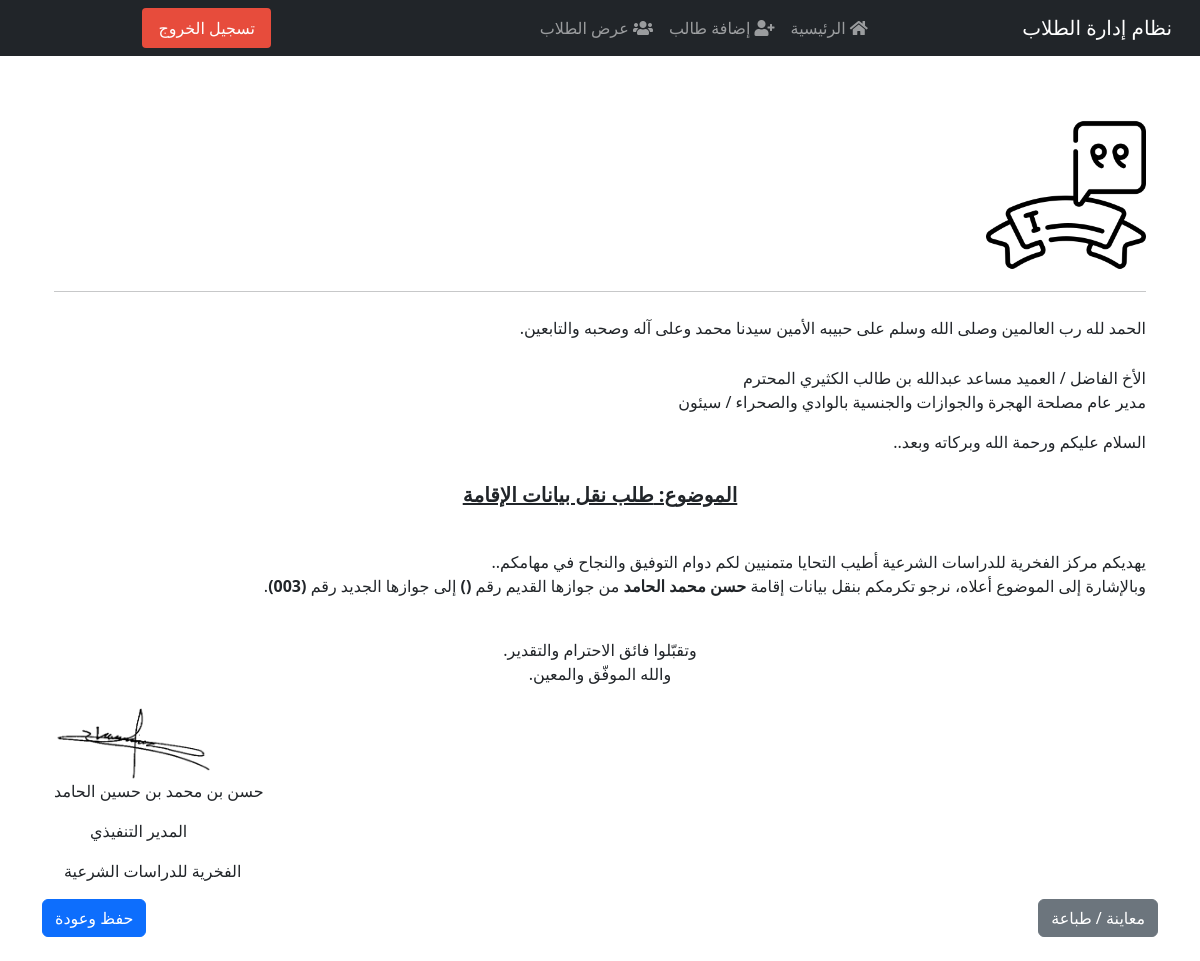
The app's page /23/directives/passport/transfer-residence/ (signed in) with its own data.
### students/models.py (models this page shows, shortened)
class Correspondent(models.Model):
    category = models.CharField(max_length=50, unique=True)
    name     = models.CharField(max_length=100)
    title    = models.CharField(max_length=100, blank=True)
    class Meta:
        verbose_name        = "الاسم"
        verbose_name_plural = "إدارة التوجيهات والمراسلات"

class Student(models.Model):
    class Meta:
        verbose_name        = "الطالب"
        verbose_name_plural = "الطلاب"
    image = models.ImageField(upload_to='students_images/', blank=True, null=True, verbose_name="صورة الطالب")
    note = models.TextField(blank=True, null=True, verbose_name="ملاحظة")
    GENDER_CHOICES = [
        ('M', 'ذكر'),
        ('F', 'أنثى'),
    ]
    nationality = CountryField(verbose_name="الجنسية")
    MARITAL_STATUS_CHOICES = [
        ('single', 'أعزب'),
        ('married', 'متزوج'),
        ('divorced', 'مطلق'),
        ('widowed', 'أرمل'),
    ]
    first_name = models.CharField(max_length=100, verbose_name="الاسم الأول")
    last_name = models.CharField(max_length=100, verbose_name="اللقب")
    birth_date = models.DateField(verbose_name="تاريخ الميلاد")
    gender = models.CharField(max_length=1, choices=GENDER_CHOICES, verbose_name="الجنس")
    image = models.ImageField(upload_to='students_images/', blank=True, null=True, verbose_name="صورة الطالب")
    nationality = CountryField(verbose_name="الجنسية")
    job = models.CharField(max_length=100, verbose_name="الوظيفة", blank=True, null=True)
    marital_status = models.CharField(max_length=10, choices=MARITAL_STATUS_CHOICES, verbose_name="الحالة الاجتماعية")
    passport_number = models.CharField(max_length=50, blank=True, null=True, verbose_name="رقم الجواز")
    registration_number = models.CharField(max_length=50, blank=True, null=True, verbose_name="رقم التسجيل")
    place_of_issue = models.CharField(max_length=100, blank=True, null=True, verbose_name="مكان الإصدار")
    passport_number_old = models.CharField(max_length=50, blank=True, null=True)
    purpose = models.CharField(max_length=100, blank=True, null=True, verbose_name="الغرض")
    registration_place = models.CharField(max_length=100, blank=True, null=True, verbose_name="مكان التسجيل")
    visa_number = models.CharField(max_length=50, blank=True, null=True, verbose_name="رقم التأشيرة")
    date_of_issued = models.DateField(blank=True, null=True, verbose_name="تاريخ الإصدار")
    port_name = models.CharField(max_length=100, blank=True, null=True, verbose_name="اسم الميناء")
    date_of_registration = models.DateField(blank=True, null=True, verbose_name="تاريخ التسجيل")
    place_of_issued_residence = models.CharField(max_length=100, blank=True, null=True, verbose_name="مكان إصدار الإقامة")
    residence_number = models.CharField(max_length=50, blank=True, null=True, verbose_name="رقم الإقامة")
    residence_issue_place = models.CharField(max_length=100, blank=True, null=True, verbose_name="مكان إصدار الإقامة")
    residence_issued_date = models.DateField(blank=True, null=True, verbose_name="تاريخ إصدار الإقامة")
    residence_end_date = models.DateField(blank=True, null=True, verbose_name="تاريخ انتهاء الإقامة")
    reference_number = models.CharField(max_length=50, blank=True, null=True, verbose_name="الرقم المرجعي")
    entry_date = models.DateField(blank=True, null=True, verbose_name="تاريخ الدخول")
    end_date = models.DateField(blank=True, null=True, verbose_name="تاريخ المغادرة")
    registration_date = models.DateField(blank=True, null=True, verbose_name="تاريخ التسجيل")
    end_registration_date = models.DateField(blank=True, null=True, verbose_name="تاريخ انتهاء التسجيل")
    type_of_services = models.CharField(max_length=100, blank=True, null=True, verbose_name="نوع الخدمات")
    issuing_authority = models.CharField(max_length=100, blank=True, null=True, verbose_name="الجهة المصدرة")
    phone_number = models.CharField(max_length=20, blank=True, null=True, verbose_name="رقم الهاتف")
    companion_name = models.CharField(max_length=100, blank=True, null=True, verbose_name="اسم المرافق")
    companion_nationality = models.CharField(max_length=100, blank=True, null=True, verbose_name="جنسية المرافق")
    companion_relationship = models.CharField(max_length=100, blank=True, null=True, verbose_name="صلة القرابة")
    companion_passport_number = models.CharField(max_length=50, blank=True, null=True, verbose_name="رقم جواز المرافق")
    companion_residence_number = models.CharField(max_length=50, blank=True, null=True, verbose_name="رقم إقامة المرافق")
    companion_residence_end_date = models.DateField(blank=True, null=True, verbose_name="تاريخ انتهاء إقامة المرافق")
    note = models.TextField(blank=True, null=True, verbose_name="ملاحظة")
    class Meta:
        permissions = [
            ("can_create_correspondence", "Can create correspondence/letters"),
        ]

class ExecutiveDirector(models.Model):
    name      = models.CharField(max_length=100, verbose_name="اسم المدير التنفيذي")
    title     = models.CharField(max_length=100, blank=True, verbose_name="المنصب الوظيفي")
    institute     = models.CharField(max_length=100, blank=True, verbose_name="اسم المعهد")
    signature = models.ImageField(
        upload_to='signatures/',
        blank=True,
        null=True,
        verbose_name="توقيع المدير التنفيذي"
    )
    class Meta:
        verbose_name = "المدير التنفيذي"
        verbose_name_plural = "بيانات المدير التنفيذي"

### students/views.py (the view)
@login_required
@permission_required('students.can_create_correspondence', raise_exception=True)
def transfer_residence_letter(request, student_id):
    student = get_object_or_404(Student, pk=student_id)
    try:
        director = Correspondent.objects.get(category='مدير الجوازات')
        correspondent_name = director.name
        correspondent_title = director.title
    except Correspondent.DoesNotExist:
        correspondent_name = ''
        correspondent_title = ''
    exec_dir = ExecutiveDirector.objects.first()
    if exec_dir and exec_dir.signature:
        signature_url = exec_dir.signature.url
        exec_name = exec_dir.name
        exec_title = exec_dir.title
        exec_institute = exec_dir.institute
    else:
        signature_url = None
        exec_name = ''
        exec_title = ''
        exec_institute = ''
    subject_text = 'طلب نقل بيانات الإقامة'
    old_passport = student.passport_number_old or ''
    new_passport = student.passport_number or ''
    if request.method == 'POST':
        messages.success(request, 'تم حفظ المراسلة بنجاح.')
        return redirect('students:student_detail', student_id=student.id)
    context = {
        'student': student,
        'correspondent_name': correspondent_name,
        'correspondent_title': correspondent_title,
        'exec_name': exec_name,
        'exec_title': exec_title,
        'exec_institute': exec_institute,
        'signature_url': signature_url,
        'subject': subject_text,
        'old_passport': old_passport,
        'new_passport': new_passport,
    }
    return render(request, 'students/transfer_residence_letter.html', context)

### students/templates/students/transfer_residence_letter.html (shortened to what this page needs)
{% extends "students/base.html" %}
{% load static %}
{% block content %}
<div class="container mt-5">
  <div class="text-center-print mb-4">
    <img src="{% static 'images/logo.png' %}" alt="شعار المركز" class="logo-print" width="160px">
    <hr class="hr-print">
  </div>
    <p class="opining-txt">الحمد لله رب العالمين وصلى الله وسلم على حبيبه الأمين سيدنا محمد وعلى آله وصحبه والتابعين.</p>
    <p>
      الأخ الفاضل / <span class="bold-print">{{ correspondent_name }}</span>{% if correspondent_title %}, <span class="bold-print">{{ correspondent_title }}</span>{% endif %}<br>
      مدير عام مصلحة الهجرة والجوازات والجنسية بالوادي والصحراء / سيئون
    </p>
    <p class="opining-txt">السلام عليكم ورحمة الله وبركاته وبعد..</p>
    <p class="center-txt"><span>الموضوع: {{ subject }}</span></p>
    <br>
    <p>
      يهديكم مركز الفخرية للدراسات الشرعية أطيب التحايا متمنيين لكم دوام التوفيق والنجاح في مهامكم..<br>
      وبالإشارة إلى الموضوع أعلاه، نرجو تكرمكم بنقل بيانات إقامة  <strong>{{ student.first_name }} {{ student.last_name }}</strong>
      من جوازها القديم رقم <strong>({{ old_passport }})</strong> إلى جوازها الجديد رقم <strong>({{ new_passport }})</strong>.
    </p>
    <br>
    <p class="normal-center-txt">
      وتقبّلوا فائق الاحترام والتقدير.<br>
      والله الموفّق والمعين.
    </p>
  {% if signature_url %}
    <div class="text-signature-container">
      <img src="{{ signature_url }}" alt="توقيع المدير التنفيذي" class="signature-print" width="160px;">
      <p class="bold-print">{{ exec_name }}</p>
      <p class="ex-title">{{ exec_title }}</p>
      <p class="ex-institute">{{ exec_institute }}</p>
    </div>
  {% else %}
    <div class="text-center-print mt-4">
      <p class="no-signature-print">(لا يوجد توقيع مُحمَّل حاليًا)</p>
    </div>
  {% endif %}
</div>
<div class="d-flex justify-content-between mb-4 buttons-print">
  <button type="button" class="btn btn-secondary" onclick="window.print();">معاينة / طباعة</button>
  <button type="button" onclick="window.location.href='{% url 'student_detail' student.id %}'" class="btn btn-primary">حفظ وعودة</button>
</div>
{% endblock %}

### students/static/css/style.css (style rules this page uses)
body { font-family: 'Tajawal', sans-serif; text-align: right; }
.opining-txt { padding-bottom: 10px; }
p.center-txt { text-align: center; font-size: 20px; font-weight: bold; text-decoration: underline; }
p.normal-center-txt { text-align: center; }
.text-signature-container { text-align: left; }
.ex-title { margin-left: 36px; }
.ex-institute { margin-left: 10px; }

### records on screen
Correspondent: name "العميد مساعد عبدالله بن طالب الكثيري المحترم"
Student: first_name "حسن محمد", last_name "الحامد", passport_number "003"
ExecutiveDirector: name "حسن بن محمد بن حسين الحامد", title "المدير التنفيذي", institute "الفخرية للدراسات الشرعية"

### other values on screen
{{ subject }} "طلب نقل بيانات الإقامة"
